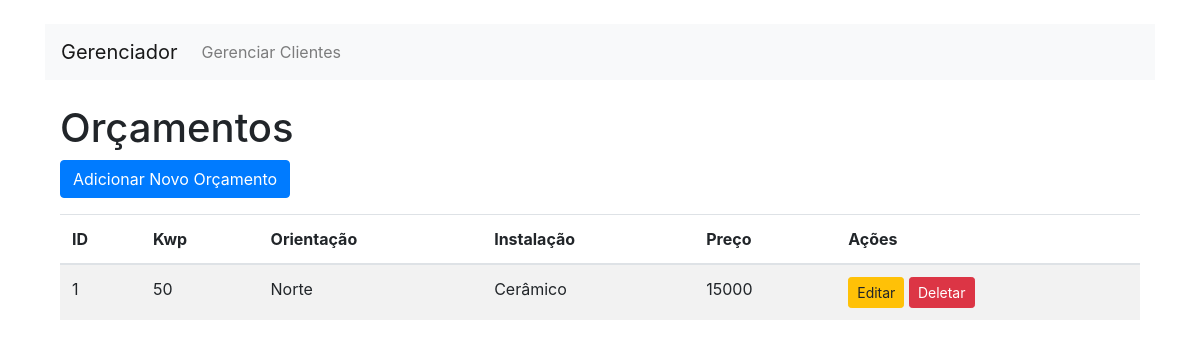
Screenshot of /index.php?entity=orcamento&cliente_id=1 with the database file from the repository.
### tables this page shows
CREATE TABLE orcamentos (
    id INTEGER PRIMARY KEY AUTOINCREMENT,
    cliente_id INTEGER NOT NULL,
    kwp TEXT NOT NULL,
    orientacao TEXT NOT NULL,
    instalacao TEXT NOT NULL,
    preco REAL NOT NULL,
    FOREIGN KEY (cliente_id) REFERENCES clientes(id)
);

### Controllers/orcamentoController.php (called while the page is built, shortened)
<?php
class OrcamentoController {
    private $db;
    private $table = "orcamentos";
    public function __construct($db) {
        $this->db = $db;
    }
    public function index($cliente_id = null) {
        $query = "SELECT o.*, c.Nome as cliente_nome FROM " . $this->table . " o
                  LEFT JOIN clientes c ON o.cliente_id = c.ID";
        if ($cliente_id) {
            $query .= " WHERE o.cliente_id = :cliente_id";
        }
        $stmt = $this->db->prepare($query);
        if ($cliente_id) {
            $stmt->bindParam(':cliente_id', $cliente_id);
        }
        $stmt->execute();
        return $stmt->fetchAll(PDO::FETCH_ASSOC);
    }
}
?>

### Views/orcamento/index.php (the view, shortened to what this page needs)
<!DOCTYPE html>
<html lang="pt-BR">
<head>
    <link rel="stylesheet" href="https://maxcdn.bootstrapcdn.com/bootstrap/4.5.2/css/bootstrap.min.css">
</head>
<body>
    <div class="container mt-4">
        <h1>Orçamentos</h1>
        <?php if (isset($cliente_id)): ?>
            <a href="index.php?entity=orcamento&action=create&cliente_id=<?= htmlspecialchars($cliente_id) ?>" class="btn btn-primary mb-3">Adicionar Novo Orçamento</a>
        <?php else: ?>
            <a href="index.php?entity=orcamento&action=create" class="btn btn-primary mb-3">Adicionar Novo Orçamento</a>
        <?php endif; ?>
        <table class="table table-striped">
            <thead>
                <tr>
                    <th>ID</th>
                    <th>Kwp</th>
                    <th>Orientação</th>
                    <th>Instalação</th>
                    <th>Preço</th>
                    <th>Ações</th>
                </tr>
            </thead>
            <tbody>
                <?php if (!empty($orcamentos)): ?>
                    <?php foreach ($orcamentos as $orcamento): ?>
                        <tr>
                            <td><?= htmlspecialchars($orcamento['id']) ?></td>
                            <td><?= htmlspecialchars($orcamento['kwp']) ?></td>
                            <td><?= htmlspecialchars($orcamento['orientacao']) ?></td>
                            <td><?= htmlspecialchars($orcamento['instalacao']) ?></td>
                            <td><?= htmlspecialchars($orcamento['preco']) ?></td>
                            <td>
                                <a href="index.php?entity=orcamento&action=edit&id=<?= htmlspecialchars($orcamento['id']) ?>&cliente_id=<?= htmlspecialchars($cliente_id) ?>" class="btn btn-warning btn-sm">Editar</a>
                                <a href="index.php?entity=orcamento&action=delete&id=<?= htmlspecialchars($orcamento['id']) ?>&cliente_id=<?= htmlspecialchars($cliente_id) ?>" class="btn btn-danger btn-sm" onclick="return confirm('Tem certeza que deseja deletar?')">Deletar</a>
                            </td>
                        </tr>
                    <?php endforeach; ?>
                <?php else: ?>
                    <tr>
                        <td colspan="6">Nenhum orçamento encontrado.</td>
                    </tr>
                <?php endif; ?>
            </tbody>
        </table>
    </div>
</body>
</html>

### rows the page displays
orcamentos: id "1", kwp "50", orientacao "Norte", instalacao "Cerâmico", preco "15000"
